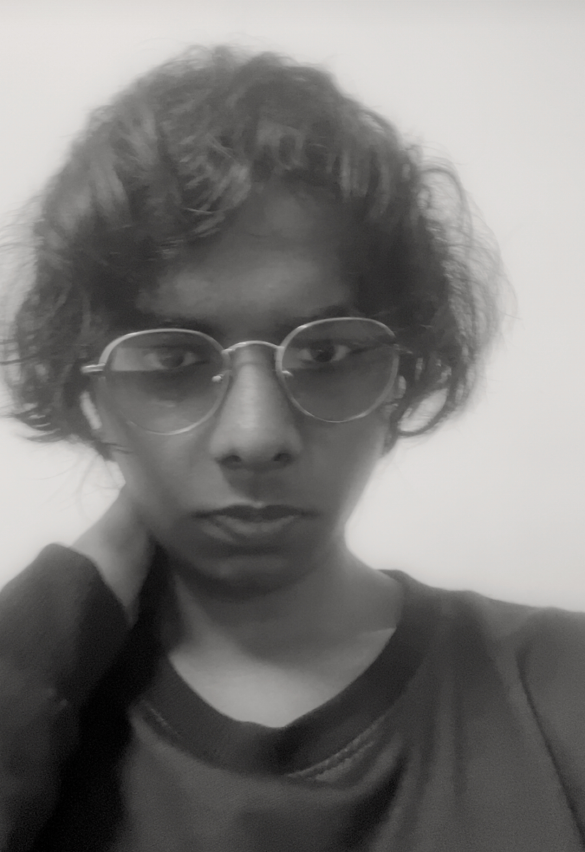
#> input picture HaarCascade_model/faces/yuva.jpg, 1170 x 1704 px (shown at 1/2 size)
$ python CascadeClassifier.py
#> lines starting #> are read from the running program, lines starting #| are printed output that depends on the picture
import os
import sys
import numpy as np
import cv2
from datetime import datetime
import json
import logging
from collections import Counter

class EnhancedFaceRecognition:
    def __init__(self):
        # Initialize cascade classifiers for face and eyes
        self.face_cascade = cv2.CascadeClassifier(cv2.data.haarcascades + 'haarcascade_frontalface_default.xml')
        self.eye_cascade = cv2.CascadeClassifier(cv2.data.haarcascades + 'haarcascade_eye.xml')

        # Recognition parameters
        self.known_face_encodings = []
        self.known_face_names = []
        self.recognition_threshold = 0.8
        self.confidence_frames = 5

        # Attendance tracking
        self.attendance_log = {}
        self.attendance_file = "attendance_log.json"
        self.load_attendance_log()

        # Setup logging
        logging.basicConfig(filename='face_recognition.log', level=logging.INFO,
                            format='%(asctime)s:%(levelname)s:%(message)s')

        # Load or create faces directory
        self.faces_dir = 'faces'
        self.ensure_directories()
        self.encode_faces()

    def ensure_directories(self):
        """Ensure necessary directories exist."""
        os.makedirs(self.faces_dir, exist_ok=True)
        os.makedirs('logs', exist_ok=True)
        os.makedirs('attendance', exist_ok=True)

    def load_attendance_log(self):
        """Load existing attendance log or create new one."""
        try:
            if os.path.exists(self.attendance_file):
                with open(self.attendance_file, 'r') as f:
                    self.attendance_log = json.load(f)
        except Exception as e:
            logging.error(f"Error loading attendance log: {e}")
            self.attendance_log = {}

    # [7 lines left out: function save_attendance_log, not called in this run]

    def extract_face_features(self, face_roi):
        """Extract histogram features from face ROI."""
        try:
            # Resize for consistency
            face_roi = cv2.resize(face_roi, (100, 100))
            # Calculate histogram features
            hist = cv2.calcHist([face_roi], [0], None, [256], [0, 256])
            cv2.normalize(hist, hist, alpha=0, beta=1, norm_type=cv2.NORM_MINMAX)
            return hist.flatten()
        except Exception as e:
            logging.error(f"Error extracting face features: {e}")
            return None

    def encode_faces(self):
        """Encode known faces using histogram features."""
        if not os.path.exists(self.faces_dir):
            logging.error("Faces directory not found")
            sys.exit(1)

        for image_file in os.listdir(self.faces_dir):
            try:
                # Load and preprocess image
                image_path = os.path.join(self.faces_dir, image_file)
                face_image = cv2.imread(image_path, cv2.IMREAD_GRAYSCALE)
#> face_image: shape (1704, 1170); min 0, max 229, mean 121

                if face_image is None:
                    logging.warning(f"Could not load image {image_file}")
                    continue

                # Detect and extract face
                faces = self.face_cascade.detectMultiScale(face_image, 1.1, 5, minSize=(30, 30))
#> faces = [[822, 343, 91, 91]]
                if len(faces) == 0:
                    logging.warning(f"No face found in {image_file}")
                    continue

                # Get largest face
                (x, y, w, h) = max(faces, key=lambda f: f[2] * f[3])
#> x = 822; y = 343; w = 91; h = 91
                face_roi = face_image[y:y+h, x:x+w]
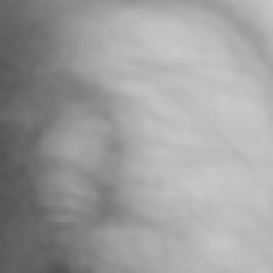
#> face_roi: shape (91, 91) (shown 3 times larger); min 84, max 200, mean 157.7

                # Extract features
                features = self.extract_face_features(face_roi)
#> in extract_face_features, `hist = cv2.calcHist([face_roi], [0], None, [256], [0, 256])`: hist = 256 values, max 306 at index 189, min 0 at index 0, mean 39.06
#> features = 256 values, max 1 at index 189, min 0 at index 0, mean 0.128
                if features is not None:
                    self.known_face_encodings.append(features)
                    self.known_face_names.append(os.path.splitext(image_file)[0])

            except Exception as e:
                logging.error(f"Error processing {image_file}: {e}")
#> pass 2 of the loop in encode_faces, `for image_file in os.listdir(self.faces_dir):`:
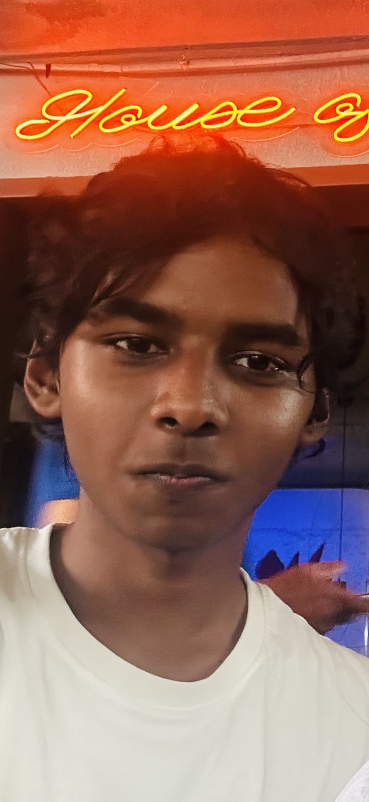
#> input picture HaarCascade_model/faces/yuva.png, 738 x 1604 px (shown at 1/2 size)
#> in encode_faces, `face_image = cv2.imread(image_path, cv2.IMREAD_GRAYSCALE)`:
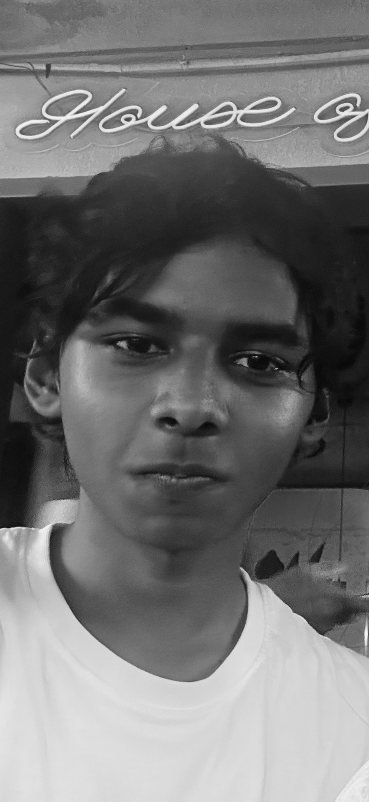
#> face_image: shape (1604, 738) (shown at 1/2 size); min 0, max 247, mean 113.9
#> faces = [[91, 480, 601, 601]]
#> x = 91; y = 480; w = 601
#> in encode_faces, `face_roi = face_image[y:y+h, x:x+w]`:
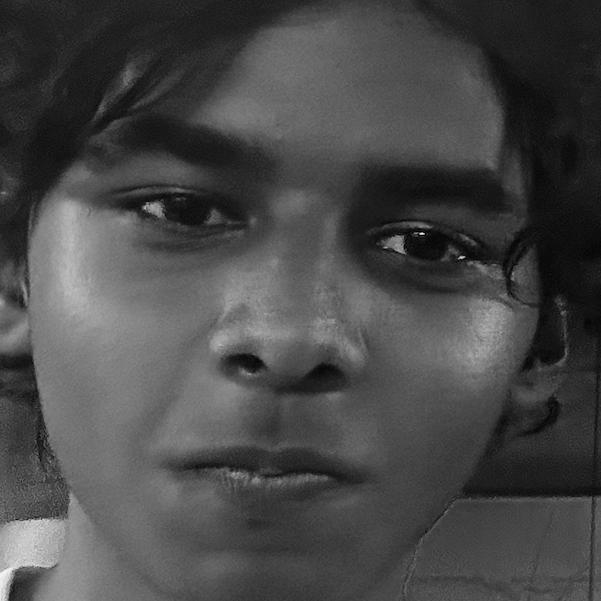
#> face_roi: shape (601, 601); min 0, max 244, mean 72.3
#> features = 256 values, max 1 at index 30, min 0 at index 0, mean 0.247

        logging.info(f"Loaded {len(self.known_face_names)} faces: {self.known_face_names}")

    # [39 lines left out: functions verify_face, compare_faces, update_attendance, not called in this run]

    def run_recognition(self):
        """Run face recognition with enhanced features."""
        video_capture = cv2.VideoCapture(0)
        frame_count = 0
        face_buffer = []

        if not video_capture.isOpened():
            logging.error("Could not access camera")
            sys.exit("Error: Could not access the camera.")

        while True:
            ret, frame = video_capture.read()
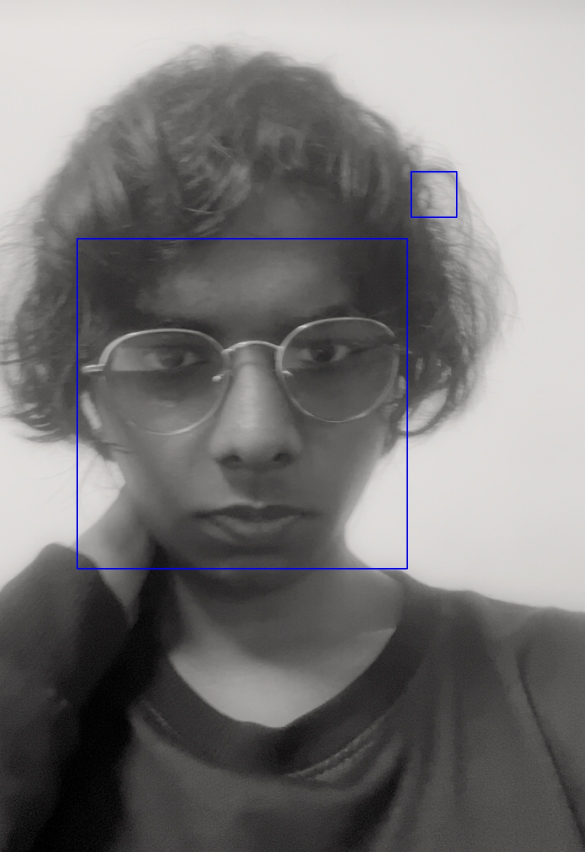
#> input picture HaarCascade_model/Nearest_Neighbours/debug_scale1.1_neighbors3.jpg, 1170 x 1704 px, given in place of the camera (shown at 1/2 size)
#> frame is the input picture: shape (1704, 1170, 3); mean B, G, R 120, 120.3, 121.7
            if not ret:
                logging.warning("Frame capture failed")
                continue

            # Process every other frame for performance
            frame_count += 1
            if frame_count % 2 != 0:
                continue

            gray = cv2.cvtColor(frame, cv2.COLOR_BGR2GRAY)
            faces = self.face_cascade.detectMultiScale(gray, 1.1, 5, minSize=(30, 30))

            for (x, y, w, h) in faces:
                face_roi = gray[y:y+h, x:x+w]

                # Verify face
                if not self.verify_face(frame, face_roi):
                    continue

                # Extract and compare features
                features = self.extract_face_features(face_roi)
                if features is None:
                    continue

                name, confidence = self.compare_faces(features)

                # Use temporal consistency
                face_buffer.append(name)
                if len(face_buffer) > self.confidence_frames:
                    face_buffer.pop(0)

                if len(face_buffer) == self.confidence_frames:
                    final_name = Counter(face_buffer).most_common(1)[0][0]

                    # Update attendance
                    self.update_attendance(final_name)

                    # Draw results
                    color = (0, 255, 0) if final_name != "Unknown" else (0, 0, 255)
                    cv2.rectangle(frame, (x, y), (x+w, y+h), color, 2)
                    cv2.putText(frame, f"{final_name} ({confidence:.2f})",
                              (x, y-10), cv2.FONT_HERSHEY_SIMPLEX, 0.9, color, 2)

            cv2.imshow('Enhanced Face Recognition', frame)

            if cv2.waitKey(1) & 0xFF == ord('q'):
                break

        video_capture.release()
        cv2.destroyAllWindows()

if __name__ == '__main__':
    try:
        fr = EnhancedFaceRecognition()
        fr.run_recognition()
    except Exception as e:
        logging.error(f"Application error: {e}")
        print(f"An error occurred. Check logs for details.")
